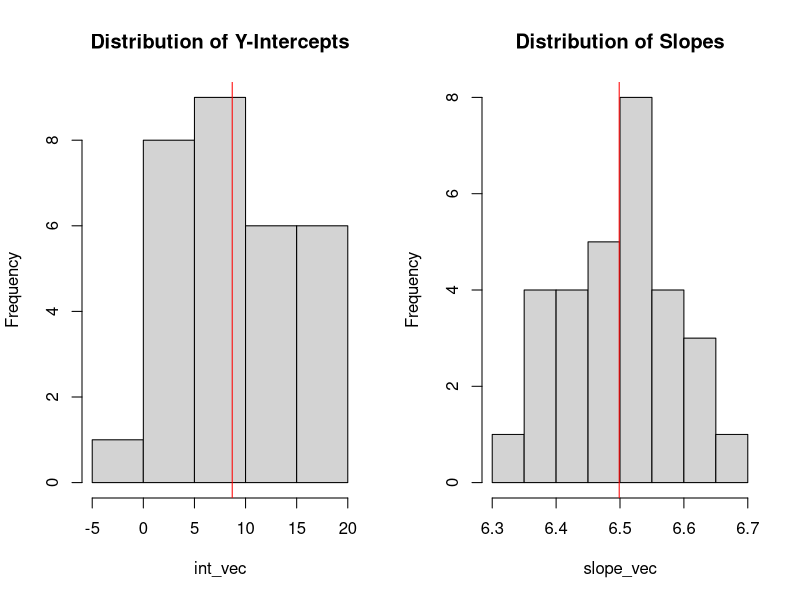
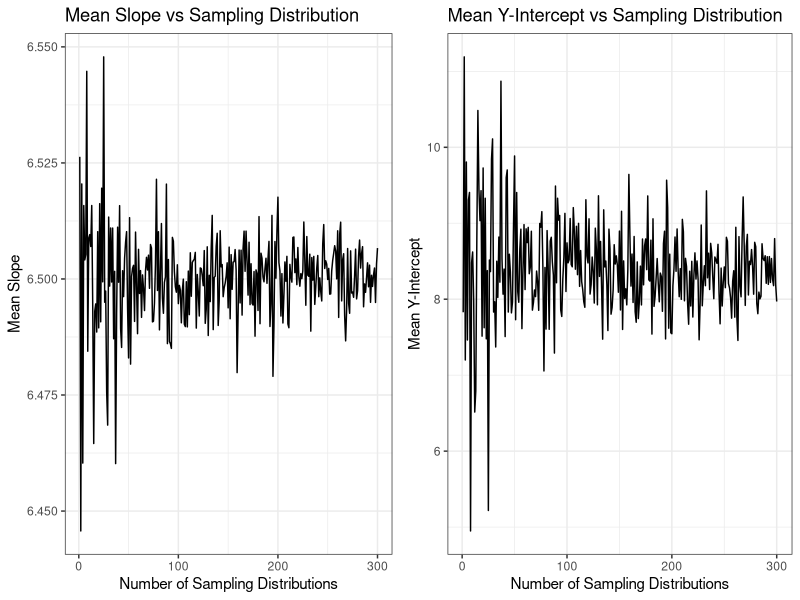
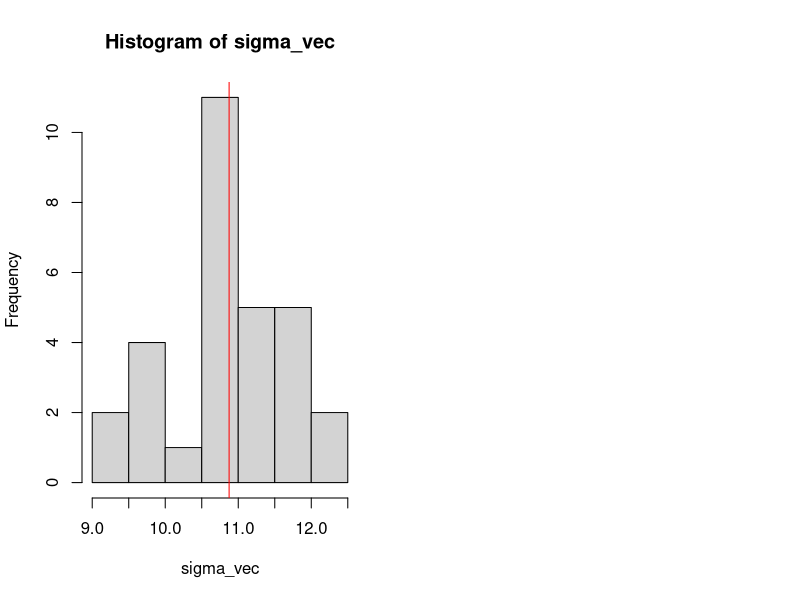

These charts were generated, in order, by the following R code:
## ---- chunk 1
knitr::opts_chunk$set(echo = TRUE)
## ---- chunk 2
n <- 40
N <- 30

int_vec <- rep(NA, N)
slope_vec <- rep(NA, N)
mean_vec <- rep(NA, N)

for(i in 1:N){
  Xi <- rep(seq(30, 100, length.out=n/2), each=2) #n must be even.
  Yi <- 8.4 + 6.5*Xi + rnorm(n, 0, 11)
  mylm <- lm(Yi ~ Xi)
  coef(mylm)
  int <- coef(mylm)[1] #intercept only
  slope <- coef(mylm)[2] #slope only
  int_vec[i] <- int
  slope_vec[i] <- slope
}

par(mfrow = 1:2)
hist(int_vec, main = "Distribution of Y-Intercepts")
abline(v = mean(int_vec), col = "red")
hist(slope_vec, main = "Distribution of Slopes")
abline(v = mean(slope_vec), col = "red")
## ---- chunk 3
library(tidyverse)
library(ggpubr)
n <- 40
N <- 300

index <- rep(NA, N)
mean_int <- rep(NA, N)
mean_slopes <- rep(NA, N)
for (x in 1:N){
  int_vec <- rep(NA, x)
  slope_vec <- rep(NA, x)
  for(i in 1:x){
    Xi <- rep(seq(30, 100, length.out=n/2), each=2) #n must be even.
    Yi <- 8.4 + 6.5*Xi + rnorm(n, 0, 11)
    mylm <- lm(Yi ~ Xi)
    coef(mylm)
    int <- coef(mylm)[1] #intercept only
    slope <- coef(mylm)[2] #slope only
    int_vec[i] <- int
    slope_vec[i] <- slope
  }
  index[x] <- x
  mean_int[x] <- mean(int_vec)
  mean_slopes[x] <- mean(slope_vec)
}

dat <- data_frame(index = index, mean_int = mean_int, mean_slope = mean_slopes)

slope_graph <- dat %>% 
  ggplot(aes(x = index, y = mean_slope))+
  geom_line()+
  labs(x = "Number of Sampling Distributions",
       y = "Mean Slope", title = "Mean Slope vs Sampling Distribution") +
  theme_bw()

intercept_graph <- dat %>% 
  ggplot(aes(x = index, y = mean_int))+
  geom_line()+
  labs(x = "Number of Sampling Distributions",
       y = "Mean Y-Intercept", title = "Mean Y-Intercept vs Sampling Distribution")+
  theme_bw()
## ---- chunk 4
ggarrange(slope_graph, intercept_graph)
## ---- chunk 5
n <- 100
N <- 30

sigma_vec <- rep(NA, N)

for(i in 1:N){
  Xi <- rep(seq(30, 100, length.out=n/2), each=2) #n must be even.
  Yi <- 8.4 + 6.5*Xi + rnorm(n, 0, 11)
  sigma <- summary(lm(Yi ~ Xi))$sigma
  sigma_vec[i] <- sigma
}

hist(sigma_vec)
abline(v = mean(sigma_vec), col = "red")
